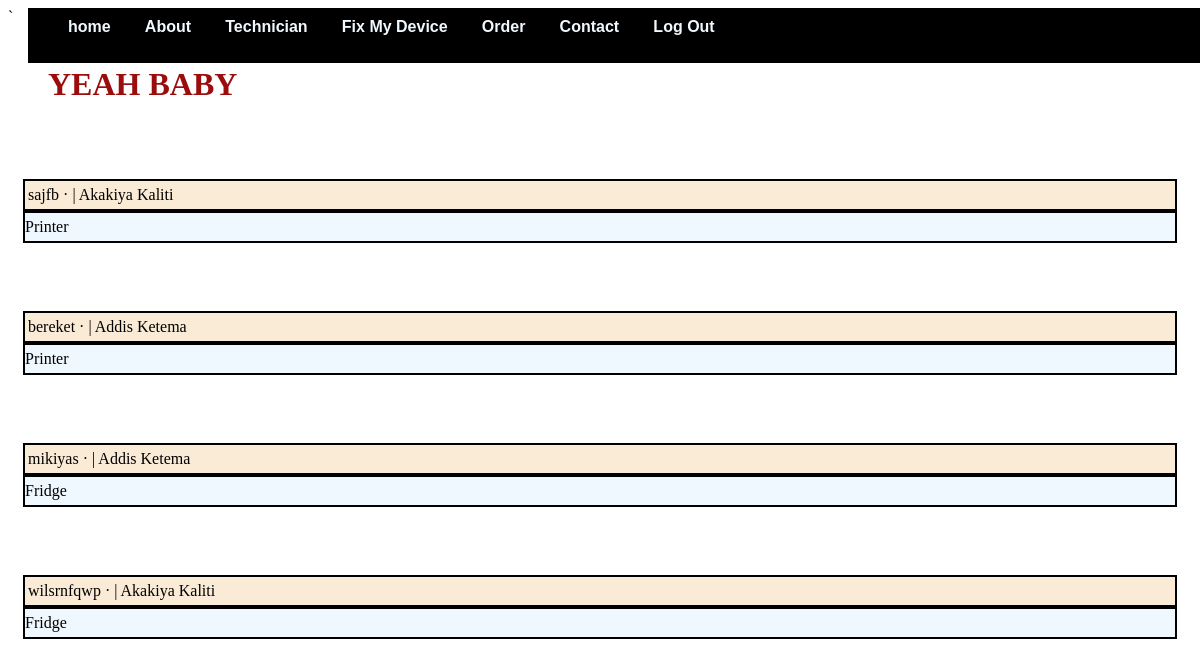
Screenshot of /users/technicianList/ (signed in) with the database file from the repository.
### users/models.py (models this page shows, shortened)
class Technician(models.Model):
    user = models.OneToOneField(User, on_delete=models.CASCADE, primary_key=True)
    FullName = models.CharField(max_length=200, null=True)
    email = models.CharField(max_length=200, null=True)
    location = models.ForeignKey(Location,on_delete=CASCADE,null=False,default=1)
    organization = models.CharField(max_length=20, blank=True, null=True)
    profile_pic = models.ImageField(default="logo of profile.png", null=True, blank=True)
    isApproved = models.BooleanField(default=False)
    phoneNumber = PhoneNumberField(blank=True)
    device = models.ForeignKey(Device,on_delete=CASCADE,null=False,default=1)

class Location(models.Model):
    locationId = fields.CharField(max_length=30)
    locationName = fields.CharField(max_length=30)
    def __str__(self):
        return self.locationName

class Device(models.Model):
    deviceId = fields.CharField(max_length=30)
    deviceName = fields.CharField(max_length=30)
    def __str__(self):
        return self.deviceName

### users/views.py (the view)
# urls.py: path('technicianList/', TechnicianListView.as_view(), name="techlist"),
class TechnicianListView(LoginRequiredMixin, ListView):
    model = Technician
    template_name = 'technicians_list.html'
    login_url = 'login'
    queryset =  Technician.objects.all()

### templates/technicians_list.html (shortened to what this page needs)
<html>
    <head>
    </head>
    <body>
        {% extends 'base.html' %}
        {% block content %}
        {% for technician in object_list %}
        <div class="card">
        <div class="card-header">
        <span class="top title">{{ technician.FullName }}</span> &middot;
        <span class="author"> |
        {{ technician.location }}</span>
        </div>
        <div class="card-body">
        {{ technician.device }}
        </div>
        </div>
        <br/>
        {% endfor %}
        {% endblock content %}

### templates/technicians_list.html (style rules this page uses)
.card { margin-top: 20px; padding: 15px; }
.card-header { background-color: antiquewhite; border: solid 2px black; padding-top: 5px; padding-bottom: 5px; padding-left: 3px; }
.card-body { background-color: aliceblue; border: solid 2px black; padding-top: 5px; padding-bottom: 5px; }

### rows the page displays
Technician: FullName "sajfb", location "Akakiya Kaliti", device "Printer"
Technician: FullName "bereket", location "Addis Ketema", device "Printer"
Technician: FullName "mikiyas", location "Addis Ketema", device "Fridge"
Technician: FullName "wilsrnfqwp", location "Akakiya Kaliti", device "Fridge"
